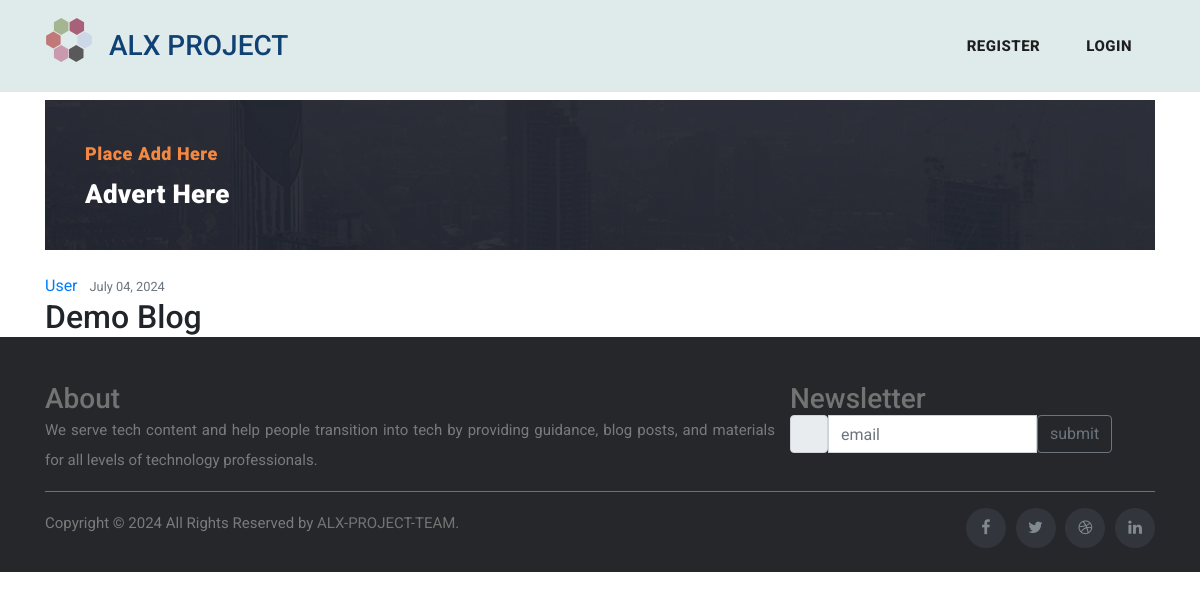
/post/16/, run on the app's committed database.
### blog01/models.py (models this page shows, shortened)
class BlogPost(models.Model):
    title = models.CharField(max_length=200)
    author = models.ForeignKey(User, on_delete=models.CASCADE)
    post = models.CharField(max_length=10000, default="No description available")
    image = models.ImageField(upload_to="blogPostImages/%Y/%m/%d")
    tag = models.CharField(max_length=10)
    date = models.DateTimeField(default=timezone.now)

### blog01/views.py (the view)
# urls.py: path("post/<int:pk>/", PostDetailView.as_view(), name="post-detail"),
class PostDetailView(DetailView):
    model = BlogPost
    template_name = "post_detail.html"

### blog01/templates/post_detail.html (shortened to what this page needs)
{% extends "base.html" %}
{% block content %}
<div class="container mt-4 min-vh-100">
  <article class="media content-section">
    <div class="media-body">
      <div class="article-metadata">
        <a class="mr-2" href="{% url 'user-posts' object.author.username %}">{{ object.author }}</a>
        <small class="text-muted">{{ object.date|date:"F d, Y" }}</small>
      </div>
      <h2 class="article-title">{{ object.title }}</h2>
    </div>
  </article>
</div>
{% endblock content %}

### blog01/static/css/templatemo-stand-blog.css (style rules this page uses)
body { font-family: 'Roboto', sans-serif; overflow-x: hidden; text-rendering: optimizeLegibility; -webkit-font-smoothing: antialiased; -moz-osx-font-smoothing: grayscale; }
a { text-decoration: none!important; }
h1,h2,h3,h4,h5,h6 { margin: 0px; }

### data on the page
BlogPost: author "User", date "July 04, 2024", title "Demo Blog"
